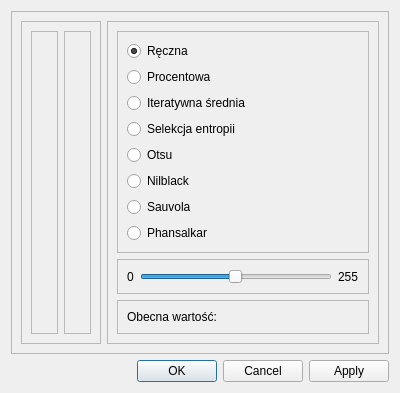
<?xml version="1.0" encoding="UTF-8"?>
<ui version="4.0">
 <class>BinaryDialog</class>
 <widget class="QDialog" name="BinaryDialog">
  <property name="geometry">
   <rect>
    <x>0</x>
    <y>0</y>
    <width>400</width>
    <height>344</height>
   </rect>
  </property>
  <property name="windowTitle">
   <string>Dialog</string>
  </property>
  <layout class="QVBoxLayout" name="verticalLayout">
   <item>
    <widget class="QFrame" name="frame">
     <property name="frameShape">
      <enum>QFrame::Shape::StyledPanel</enum>
     </property>
     <property name="frameShadow">
      <enum>QFrame::Shadow::Raised</enum>
     </property>
     <layout class="QHBoxLayout" name="horizontalLayout">
      <item>
       <widget class="QFrame" name="frame_3">
        <property name="frameShape">
         <enum>QFrame::Shape::StyledPanel</enum>
        </property>
        <property name="frameShadow">
         <enum>QFrame::Shadow::Raised</enum>
        </property>
        <layout class="QHBoxLayout" name="horizontalLayout_2">
         <item>
          <widget class="QFrame" name="histogramPlaceholderFrame">
           <property name="frameShape">
            <enum>QFrame::Shape::StyledPanel</enum>
           </property>
           <property name="frameShadow">
            <enum>QFrame::Shadow::Raised</enum>
           </property>
           <layout class="QVBoxLayout" name="verticalLayout_3">
            <item>
             <widget class="QLabel" name="histogramGraph">
              <property name="text">
               <string/>
              </property>
             </widget>
            </item>
           </layout>
          </widget>
         </item>
         <item>
          <widget class="QFrame" name="imagePlacehodlerFrame">
           <property name="frameShape">
            <enum>QFrame::Shape::StyledPanel</enum>
           </property>
           <property name="frameShadow">
            <enum>QFrame::Shadow::Raised</enum>
           </property>
           <layout class="QVBoxLayout" name="verticalLayout_5">
            <item>
             <widget class="QLabel" name="originalImage">
              <property name="text">
               <string/>
              </property>
             </widget>
            </item>
           </layout>
          </widget>
         </item>
        </layout>
       </widget>
      </item>
      <item>
       <widget class="QFrame" name="frame_2">
        <property name="frameShape">
         <enum>QFrame::Shape::StyledPanel</enum>
        </property>
        <property name="frameShadow">
         <enum>QFrame::Shadow::Raised</enum>
        </property>
        <layout class="QVBoxLayout" name="verticalLayout_2">
         <item>
          <widget class="QFrame" name="frame_5">
           <property name="frameShape">
            <enum>QFrame::Shape::StyledPanel</enum>
           </property>
           <property name="frameShadow">
            <enum>QFrame::Shadow::Raised</enum>
           </property>
           <layout class="QVBoxLayout" name="verticalLayout_4">
            <item>
             <widget class="QRadioButton" name="manualButton">
              <property name="text">
               <string>Ręczna</string>
              </property>
              <property name="checked">
               <bool>true</bool>
              </property>
             </widget>
            </item>
            <item>
             <widget class="QRadioButton" name="percentButton">
              <property name="text">
               <string>Procentowa</string>
              </property>
             </widget>
            </item>
            <item>
             <widget class="QRadioButton" name="iterativeButton">
              <property name="text">
               <string>Iteratywna średnia</string>
              </property>
             </widget>
            </item>
            <item>
             <widget class="QRadioButton" name="entropyButton">
              <property name="text">
               <string>Selekcja entropii</string>
              </property>
             </widget>
            </item>
            <item>
             <widget class="QRadioButton" name="otsuButton">
              <property name="text">
               <string>Otsu</string>
              </property>
             </widget>
            </item>
            <item>
             <widget class="QRadioButton" name="nilblackButton">
              <property name="text">
               <string>Nilblack</string>
              </property>
             </widget>
            </item>
            <item>
             <widget class="QRadioButton" name="sauvolaButton">
              <property name="text">
               <string>Sauvola</string>
              </property>
             </widget>
            </item>
            <item>
             <widget class="QRadioButton" name="phansalkarButton">
              <property name="text">
               <string>Phansalkar</string>
              </property>
             </widget>
            </item>
           </layout>
          </widget>
         </item>
         <item>
          <widget class="QFrame" name="frame_4">
           <property name="frameShape">
            <enum>QFrame::Shape::StyledPanel</enum>
           </property>
           <property name="frameShadow">
            <enum>QFrame::Shadow::Raised</enum>
           </property>
           <layout class="QHBoxLayout" name="horizontalLayout_3">
            <item>
             <widget class="QLabel" name="minValueLabel">
              <property name="text">
               <string>0</string>
              </property>
             </widget>
            </item>
            <item>
             <widget class="QSlider" name="thresholdSlider">
              <property name="maximum">
               <number>255</number>
              </property>
              <property name="value">
               <number>127</number>
              </property>
              <property name="orientation">
               <enum>Qt::Orientation::Horizontal</enum>
              </property>
             </widget>
            </item>
            <item>
             <widget class="QLabel" name="maxValueLabel">
              <property name="text">
               <string>255</string>
              </property>
             </widget>
            </item>
           </layout>
          </widget>
         </item>
         <item>
          <widget class="QFrame" name="currentValueFrame">
           <property name="frameShape">
            <enum>QFrame::Shape::StyledPanel</enum>
           </property>
           <property name="frameShadow">
            <enum>QFrame::Shadow::Raised</enum>
           </property>
           <layout class="QHBoxLayout" name="horizontalLayout_4">
            <item>
             <widget class="QLabel" name="currentValueDescriptionLabel">
              <property name="sizePolicy">
               <sizepolicy hsizetype="Minimum" vsizetype="Preferred">
                <horstretch>0</horstretch>
                <verstretch>0</verstretch>
               </sizepolicy>
              </property>
              <property name="text">
               <string>Obecna wartość: </string>
              </property>
             </widget>
            </item>
            <item>
             <widget class="QLabel" name="currentValueLabel">
              <property name="sizePolicy">
               <sizepolicy hsizetype="MinimumExpanding" vsizetype="Preferred">
                <horstretch>0</horstretch>
                <verstretch>0</verstretch>
               </sizepolicy>
              </property>
              <property name="text">
               <string/>
              </property>
             </widget>
            </item>
           </layout>
          </widget>
         </item>
        </layout>
       </widget>
      </item>
     </layout>
    </widget>
   </item>
   <item>
    <widget class="QDialogButtonBox" name="buttonBox">
     <property name="orientation">
      <enum>Qt::Orientation::Horizontal</enum>
     </property>
     <property name="standardButtons">
      <set>QDialogButtonBox::StandardButton::Apply|QDialogButtonBox::StandardButton::Cancel|QDialogButtonBox::StandardButton::Ok</set>
     </property>
    </widget>
   </item>
  </layout>
 </widget>
 <resources/>
 <connections>
  <connection>
   <sender>buttonBox</sender>
   <signal>accepted()</signal>
   <receiver>BinaryDialog</receiver>
   <slot>accept()</slot>
   <hints>
    <hint type="sourcelabel">
     <x>248</x>
     <y>254</y>
    </hint>
    <hint type="destinationlabel">
     <x>157</x>
     <y>274</y>
    </hint>
   </hints>
  </connection>
  <connection>
   <sender>buttonBox</sender>
   <signal>rejected()</signal>
   <receiver>BinaryDialog</receiver>
   <slot>reject()</slot>
   <hints>
    <hint type="sourcelabel">
     <x>316</x>
     <y>260</y>
    </hint>
    <hint type="destinationlabel">
     <x>286</x>
     <y>274</y>
    </hint>
   </hints>
  </connection>
 </connections>
</ui>
